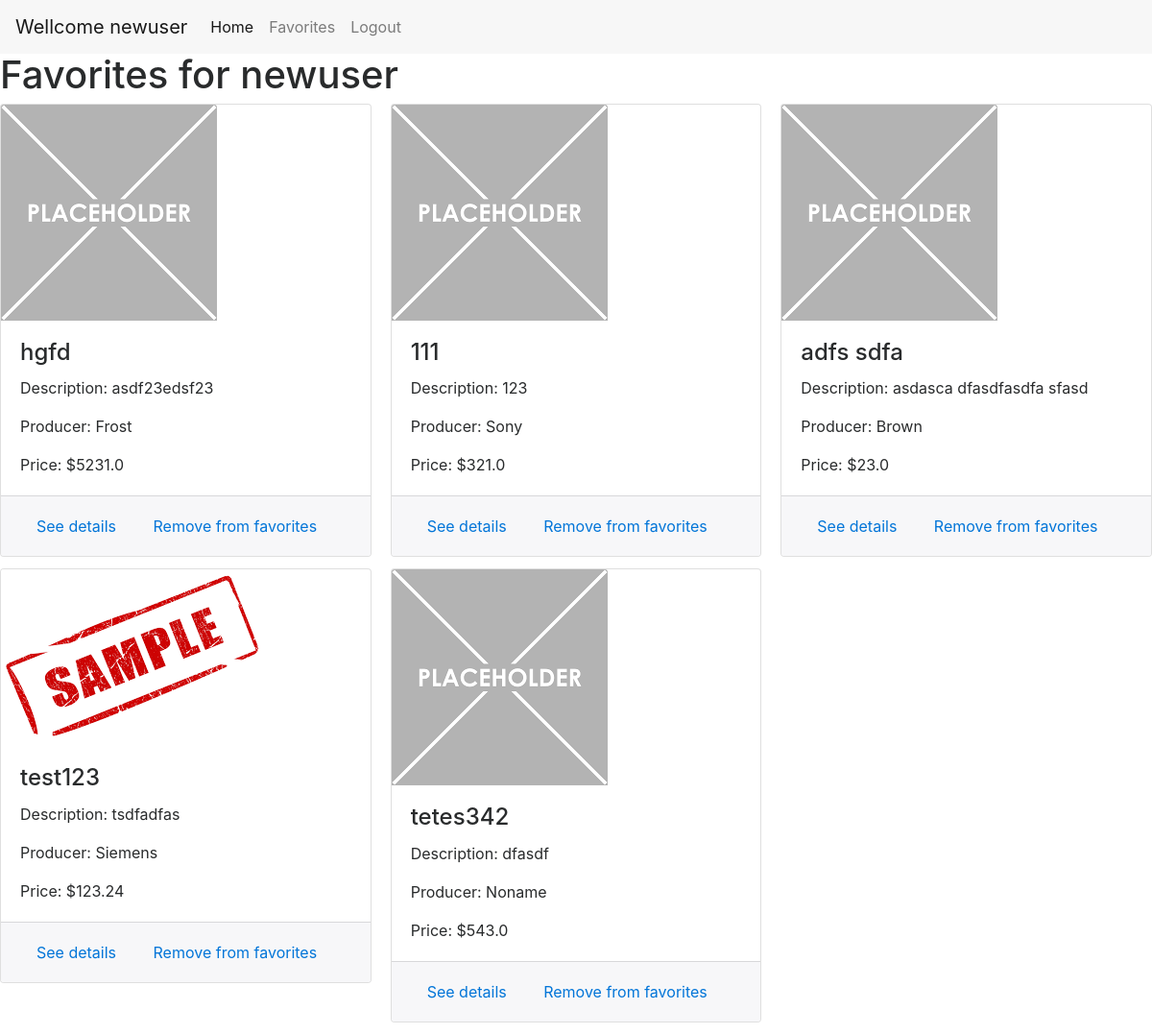
/favorites/ (signed in), run on the app's committed database.
### store/models.py (models this page shows, shortened)
class Product(models.Model):
    productname = models.CharField(max_length=20)
    desc = models.TextField()
    price = models.FloatField()
    PRODUCERS = (
    ('001', 'Samsung'),
    ('002', 'Sony'),
    ('003', 'Siemens'),
    ('004', 'Xiaomi'),
    ('005', 'Meizu'),
    ('006', 'Apple'),
    ('007', 'Noname'),
    ('008', 'Phillips'),
    ('009', 'CAT'),
    ('010', 'Frost'),
    ('011', 'Brown'),
    (None, 'unknown'),
    )
    producer = models.CharField(max_length=20, choices=PRODUCERS, default=None)
    CATEGORIES = (
    ('Компьютеры', (
            ('001', 'Ноутбуки'),
            ('002', 'Жесткие диски'),
            ('003', 'Мыши'),
            ('004', 'Клавы'),
            ('005', 'Флешки'),
            ('006', 'Память'),
            ('007', 'Моники'),
            ('008', 'Процессоры'),
            ('009', 'Видюхи'),
        )
    ),
    ('Электроника', (
            ('101', 'Мобильники'),
            ('102', 'Навушники'),
            ('103', 'Колонки'),
            ('104', 'Телеки'),
            ('105', 'Проэкторы'),
            ('106', 'Фотики'),
            ('107', 'Часы'),
            ('108', 'Электронные книги'),
            ('109', 'Гарнитуры'),
        )
    ),
    ('Бытовуха', (
            ('201', 'Обогреватели'),
            ('202', 'Увлажнители'),
            ('203', 'Холодильники'),
            ('204', 'Стиралки'),
            ('205', 'Плиты'),
            ('206', 'Чайники'),
            ('207', 'Блендеры'),
            ('208', 'Водонагреватели'),
            ('209', 'Пылесосы'),
        )
    ),
    ('Мебель', (
            ('301', 'Диваны'),
            ('302', 'Кресла'),
            ('303', 'Стулья'),
            ('304', 'Кровати'),
            ('305', 'Матрасы'),
            ('306', 'Шкафы'),
            ('307', 'Столы'),
            ('308', 'Комоды'),
            ('309', 'Кухни'),
            )
        ),
    ('Стройка', (
            ('301', 'Плитка'),
            ('302', 'Обои'),
            ('303', 'Радиаторы'),
            ('304', 'Смесители'),
            ('305', 'Линолеум'),
            ('306', 'Ванны'),
            ('307', 'Котлы'),
            ('308', 'Ламинат'),
            ('309', 'Дрели'),
            )
        ),
    ('Авто', (
            ('301', 'Шины'),
            ('302', 'Аккумуляторы'),
            ('303', 'Автомобили'),
            ('304', 'Масла'),
            ('305', 'Видеорегистраторы'),
            ('306', 'Магнитолы'),
            ('307', 'Акустика'),
            ('308', 'Мотоциклы'),
            ('309', 'Сигнализцаии'),
            )
        ),
        (None, 'Uncategorized')
    )
    category = models.CharField(max_length=20, choices=CATEGORIES, default=None)
    subcategory = models.CharField(max_length=20)
    available = models.BooleanField()
    image = models.FileField()

### store/views.py (the view)
# urls.py: url(r'^favorites/$', views.favorites, name="favorites"),
def favorites(request):
    data = {}
    favors = Favorites.objects.filter(user=request.user.pk)
    fav_prods = []
    for item in favors:
        fav_prods.append(item.product)
    data['products'] = fav_prods
    return render(request, 'store/favorites.html', data)

### store/templates/store/favorites.html
{% extends 'store/base.html' %}
{% block content %}
<h1>Favorites for {{ user.username }}</h1>
<div class="card-columns">
  {% for product in products %}
  <div class="card" >
    <img class="card-img-top" src="{{ product.image.url }}" alt="Card image cap">
    <div class="card-block">
      <h4 class="card-title">{{ product.productname }}</h4>
      <p class="card-text">Description: {{ product.desc }}</p>
      <p class="card-text">Producer: {{ product.get_producer_display }}</p>
      <p class="card-text">Price: ${{ product.price }}</p>
    </div>
    <div class="card-footer">
      <a href="{% url 'productview' pk=product.pk %}" class="btn">See details</a>
      <a href="{% url 'like' url=request.path|urlencode %}?pk={{ product.pk }}" class="btn">Remove from favorites</a>
    </div>
  </div>
  {% endfor %}
</div>
{% endblock content %}

### store/templates/store/base.html (shortened to what this page needs)
{% load static %}
<!DOCTYPE html>
<html lang="en">
<head>
  <link rel="stylesheet" href="{% static 'bootstrap/css/bootstrap.css' %}">
  <link rel="stylesheet" href="{% static 'store/main.css' %}">
</head>
<body>
  {% block header %}
    {% include 'store/_header.html' %}
  {% endblock %}
  {% block content %}{% endblock %}
</body>
</html>

### store/templates/store/_header.html (shortened to what this page needs)
<nav class="navbar navbar-toggleable-md navbar-light bg-faded">
  <a class="navbar-brand" href="{% url 'home' %}">Wellcome {% firstof user.username "Guest" %}</a>
  <div class="collapse navbar-collapse" id="navbarNavDropdown">
    <ul class="navbar-nav">
      <li class="nav-item active">
        <a class="nav-link" href="{% url 'home' %}">Home <span class="sr-only">(current)</span></a>
      </li>
      {% if user.is_authenticated %}
      <li class="nav-item">
        <a class="nav-link" href="{% url 'favorites' %}">Favorites</a>
      </li>
      <li class="nav-item">
        <a class="nav-link" href="{% url 'logout' %}">Logout</a>
      </li>
      {% endif %}
    </ul>
  </div>
</nav>

### data on the page
Product: image (placeholder picture), productname "hgfd", desc "asdf23edsf23", producer "Frost", price "5231.0"
Product: image (picture), productname "test123", desc "tsdfadfas", producer "Siemens", price "123.24"
Product: image (placeholder picture), productname "111", desc "123", producer "Sony", price "321.0"
Product: image (placeholder picture), productname "tetes342", desc "dfasdf", producer "Noname", price "543.0"
Product: image (placeholder picture), productname "adfs sdfa", desc "asdasca dfasdfasdfa sfasd", producer "Brown", price "23.0"

### other printed values
{{ user.username }} "newuser"
